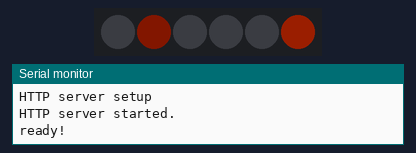
The sketch below on a simulated ESP8266 (NodeMCU). Parts: 6 RGB LEDs in strip order, left to right, the last lines printed to the serial monitor. Dim RGB values are drawn brighter than linear; WiFi joins after 1.5 s; servers stay silent unless stated; random numbers use the default seed unless the sketch sets one.

Above: at 2.54 s.
At 7.14 s:
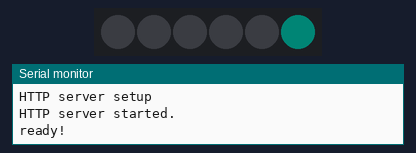
At 11.68 s:
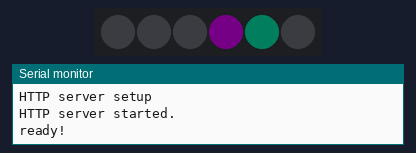
At 21.02 s:
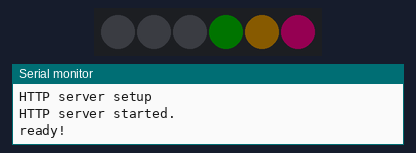
At 30.27 s:
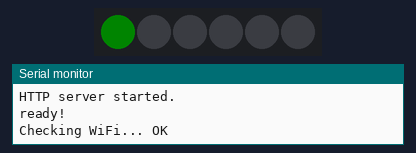
At 39.67 s:
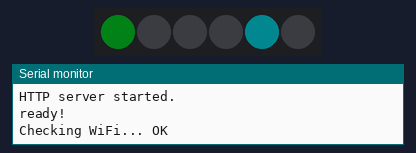
Timing chart, 0 to 40.0 s (numbered marks = the images above):
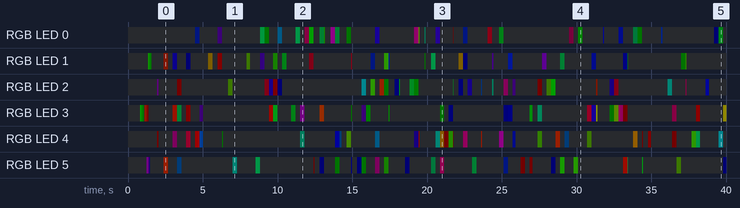

The sketch:

floridaman.ino
```cpp
// (licence header left out)
#include <ESP8266WiFi.h>
#include <ESP8266WebServer.h>
#include <WS2812FX.h>

#include "index.html.h"
#include "main.js.h"

// CHANGE ME FOR SUPER FUN TIME
#define WIFI_SSID "GatorNet"
#define WIFI_PASSWORD "iliketoparty"

#define min(a,b) ((a)<(b)?(a):(b))
#define max(a,b) ((a)>(b)?(a):(b))

#define LED_PIN D2
#define LED_COUNT 6

// checks WiFi every 30s
#define WIFI_TIMEOUT 30000

// Thats right, a port is open
#define HTTP_PORT 80

#define DEFAULT_COLOR 0x00FF00
#define DEFAULT_BRIGHTNESS 31
#define BRIGHTNESS_STEP 15
#define SPEED_STEP 10
#define DEFAULT_SPEED 50
#define DEFAULT_MODE FX_MODE_TWINKLE_FADE_RANDOM

unsigned long last_wifi_check_time = 0;
String modes = "";

WS2812FX ws2812fx = WS2812FX(LED_COUNT, LED_PIN, NEO_GRB + NEO_KHZ800);
ESP8266WebServer server = ESP8266WebServer(HTTP_PORT);

void setup(){
  Serial.begin(115200);
  banner();

  modes.reserve(5000);
  modes_setup();

  Serial.println("WS2812FX setup");
  ws2812fx.init();
  ws2812fx.setMode(DEFAULT_MODE);
  ws2812fx.setColor(DEFAULT_COLOR);
  ws2812fx.setSpeed(DEFAULT_SPEED);
  ws2812fx.setBrightness(DEFAULT_BRIGHTNESS);
  ws2812fx.start();

  Serial.println("Wifi setup");
  wifi_setup();

  Serial.println("HTTP server setup");
  server.on("/", srv_handle_index_html);
  server.on("/main.js", srv_handle_main_js);
  server.on("/modes", srv_handle_modes);
  server.on("/set", srv_handle_set);
  server.onNotFound(srv_handle_not_found);
  server.begin();
  Serial.println("HTTP server started.");

  Serial.println("ready!");
}

void loop() {
  unsigned long now = millis();

  server.handleClient();
  ws2812fx.service();

  if(now - last_wifi_check_time > WIFI_TIMEOUT) {
    Serial.print("Checking WiFi... ");
    if(WiFi.status() != WL_CONNECTED) {
      Serial.println("WiFi connection lost. Reconnecting...");
      wifi_setup();
    } else {
      Serial.println("OK");
    }
    last_wifi_check_time = now;
  }
}

void wifi_setup() {
  Serial.println();
  Serial.print("Connecting to ");
  Serial.println(WIFI_SSID);

  WiFi.begin(WIFI_SSID, WIFI_PASSWORD);
  WiFi.mode(WIFI_STA);

  unsigned long connect_start = millis();
  while(WiFi.status() != WL_CONNECTED) {
    delay(50);
    ws2812fx.service();

    if(millis() - connect_start > WIFI_TIMEOUT) {
      Serial.println();
      Serial.print("Tried ");
      Serial.print(WIFI_TIMEOUT);
      Serial.print("ms. Resetting ESP now.");
      ESP.reset();
    }
  }

  Serial.println("");
  Serial.println("WiFi connected");
  Serial.print("IP address: ");
  Serial.println(WiFi.localIP());
  Serial.println();
}

void banner() {
  Serial.println("");
  Serial.println(" █████▒██▓     ▒█████   ██▀███   ██▓▓█████▄  ▄▄▄          ███▄ ▄███▓  ▄▄▄       ███▄    █ ");
  Serial.println("▓██   ▒▓██▒    ▒██▒  ██▒▓██ ▒ ██▒▓██▒▒██▀ ██▌ ▒████▄       ▓██▒▀█▀ ██▒▒ ████▄     ██ ▀█   █ ");
  Serial.println("▒████ ░▒██░    ▒██░  ██▒▓██ ░▄█ ▒▒██▒░██   █▌ ▒██  ▀█▄     ▓██    ▓██░▒██  ▀█▄  ▓██  ▀█ ██▒");
  Serial.println("░▓█▒  ░▒██░    ▒██   ██░▒██▀▀█▄  ░██░░▓█▄   ▌░██▄▄▄▄██     ▒██    ▒██ ░██▄▄▄▄██ ▓██▒  ▐▌██▒");
  Serial.println("░▒█░   ░██████▒░ ████▓▒░░██▓ ▒██▒░██░░▒████▓  ▓█   ▓██▒    ▒██▒   ░██▒ ▓█   ▓██▒▒██░   ▓██░");
  Serial.println(" ▒ ░   ░ ▒░▓  ░░ ▒░▒░▒░ ░ ▒▓ ░▒▓░░▓   ▒▒▓  ▒  ▒▒   ▓▒█░   ░ ▒░   ░  ░ ▒▒   ▓▒█░░ ▒░   ▒ ▒ ");
  Serial.println(" ░     ░ ░ ▒  ░  ░ ▒ ▒░   ░▒ ░ ▒░ ▒ ░ ░ ▒  ▒   ▒   ▒▒ ░   ░  ░      ░  ▒   ▒▒ ░░ ░░   ░ ▒░");
  Serial.println(" ░ ░     ░ ░   ░ ░ ░ ▒    ░░   ░  ▒ ░ ░ ░  ░   ░   ▒      ░      ░     ░   ▒      ░   ░ ░ ");
  Serial.println("           ░  ░    ░ ░     ░      ░     ░          ░  ░          ░         ░  ░         ░ ");
  Serial.println("                                      ░                                                   ");
  Serial.println("");
  Serial.println("Looking for Florida Man Party Access Point...");
}

// Build <li> string for all modes.
void modes_setup() {
  modes = "";
  for(uint8_t i=0; i < ws2812fx.getModeCount(); i++) {
    modes += "<li><a href='#' class='m' id='";
    modes += i;
    modes += "'>";
    modes += ws2812fx.getModeName(i);
    modes += "</a></li>";
  }
}

/* #####################################################
#  Webserver Functions
##################################################### */

void srv_handle_not_found() {
  server.send(404, "text/plain", "File Not Found");
}

void srv_handle_index_html() {
  server.send_P(200,"text/html", index_html);
}

void srv_handle_main_js() {
  server.send_P(200,"application/javascript", main_js);
}

void srv_handle_modes() {
  server.send(200,"text/plain", modes);
}

void srv_handle_set() {
  for (uint8_t i = 0; i < server.args(); i++) {
    if (server.argName(i) == "c") {
      uint32_t tmp = (uint32_t) strtol(&server.arg(i)[0], NULL, 16);
      if (tmp >= 0x000000 && tmp <= 0xFFFFFF) {
        ws2812fx.setColor(tmp);
      }
    }

    if (server.argName(i) == "m") {
      uint8_t tmp = (uint8_t) strtol(&server.arg(i)[0], NULL, 10);
      ws2812fx.setMode(tmp % ws2812fx.getModeCount());
    }

    if (server.argName(i) == "b") {
      if(server.arg(i)[0] == '-') {
        ws2812fx.decreaseBrightness(BRIGHTNESS_STEP);
      } else if(server.arg(i)[0] == ' ') {
        ws2812fx.increaseBrightness(BRIGHTNESS_STEP);
      } else {
      uint8_t tmp = (uint8_t) strtol(&server.arg(i)[0], NULL, 10);
      ws2812fx.setBrightness(tmp);
      }
    }

    if (server.argName(i) == "s") {
      if(server.arg(i)[0] == '-') {
        ws2812fx.decreaseSpeed(SPEED_STEP);
      } else if(server.arg(i)[0] == ' ') {
        ws2812fx.increaseSpeed(SPEED_STEP);
      } else {
      uint8_t tmp = (uint8_t) strtol(&server.arg(i)[0], NULL, 10);
      ws2812fx.setSpeed(tmp);
      }
    }
  }
  server.send(200, "text/plain", "OK");
}
```

index.html.h
```cpp
const char index_html[] PROGMEM = R"=====(
<!DOCTYPE html>
<html lang='en'>
<head>
  <meta http-equiv='Content-Type' content='text/html; charset=utf-8' />
  <meta name='viewport' content='width=device-width' />

  <title>WS2812FX Ctrl</title>

  <script type='text/javascript' src='main.js'></script>

  <style>
  * {
    font-family:sans-serif;
    margin:0;
    padding:0;
  }

  body {
    width:100%;
    max-width:675px;
    background-color:#202020;
  }

  h1 {
    width:65%;
    margin:25px 0 25px 25%;
    color:#454545;
    text-align:center;
  }

  #colorbar {
    float:left;
  }

  #controls {
    width:65%;
    display:inline-block;
    padding-left:5px;
  }

  ul {
    text-align:center;
  }

  ul#mode li {
    display:block;
  }

  ul#brightness li, ul#speed li {
    display:inline-block;
    width:30%;
  }

  ul li a {
    display:block;
    margin:3px;
    padding:10px 5px;
    border:2px solid #454545;
    border-radius:5px;
    color:#454545;
    font-weight:bold;
    text-decoration:none;
  }

  ul li a.active {
    border:2px solid #909090;
    color:#909090;
  }
  </style>
</head>
<body>
  <h1>WS2812FX Control</h1>
  <canvas id='colorbar' width='75' height='1080'></canvas>
  <div id='controls'>
    <ul id='mode'></ul>

    <ul id='brightness'>
      <li><a href='#' class='b' id='-'>&#9788;</a></li>
      <li><a href='#' class='b' id='+'>&#9728;</a></li>
    </ul>

    <ul id='speed'>
      <li><a href='#' class='s' id='-'>&#8722;</a></li>
      <li><a href='#' class='s' id='+'>&#43;</a></li>
    </ul>
  </div>
</body>
</html>
)=====";
```

main.js.h
```cpp
const char main_js[] PROGMEM = R"=====(
window.addEventListener('load', setup);
window.addEventListener('resize', drawColorbar);

function handle_M_B_S(e) {
  e.preventDefault();
  var name = e.target.className;
  var val = e.target.id;
  if(e.target.className.indexOf('m') > -1) {
    elems = document.querySelectorAll('#mode li a');
    [].forEach.call(elems, function(el) {
      el.classList.remove('active');
      name = e.target.className;
    });
    e.target.classList.add('active');
  }
  submitVal(name, val);
}

function submitVal(name, val) {
  var xhttp = new XMLHttpRequest();
  xhttp.open('GET', 'set?' + name + '=' + val, true);
  xhttp.send();
}

function compToHex(c) {
  hex = c.toString(16);
  return hex.length == 1 ? '0' + hex : hex;
}

function getMousePos(can, evt) {
  r = can.getBoundingClientRect();
  return {
    x: evt.clientX - r.left,
    y: evt.clientY - r.top
  };
}

function Touch(e) {
  e.preventDefault();
  pos = {
    x: Math.round(e.targetTouches[0].pageX),
    y: Math.round(e.targetTouches[0].pageY)
  };
  rgb = ctx.getImageData(pos.x, pos.y, 1, 1).data;
  drawColorbar(rgb);
  submitVal('c', compToHex(rgb[0]) + compToHex(rgb[1]) + compToHex(rgb[2]));
}

function Click(e) {
  pos = getMousePos(can, e);
  rgb = ctx.getImageData(pos.x, pos.y, 1, 1).data;
  drawColorbar(rgb);
  submitVal('c', compToHex(rgb[0]) + compToHex(rgb[1]) + compToHex(rgb[2]));
}

// Thanks to the backup at http://axonflux.com/handy-rgb-to-hsl-and-rgb-to-hsv-color-model-c
function rgbToHsl(r, g, b){
  r = r / 255;
  g = g / 255;
  b = b / 255;
  var max = Math.max(r, g, b);
  var min = Math.min(r, g, b);
  var h, s, l = (max + min) / 2;
  if(max == min) {
    h = s = 0;
  } else {
    var d = max - min;
    s = l > 0.5 ? d / (2 - max - min) : d / (max + min);
    switch(max) {
      case r: h = (g - b) / d + (g < b ? 6 : 0); break;
      case g: h = (b - r) / d + 2; break;
      case b: h = (r - g) / d + 4; break;
    }
    h = h / 6;
  }
  return [h, s, l];
}

function drawColorbar(rgb = [0, 0, 0]) {
  can = document.getElementById('colorbar');
  ctx = can.getContext('2d');
  can.width = document.body.clientWidth * 0.25;
  var h = can.height / 360;

  var hsl = rgbToHsl(rgb[0], rgb[1], rgb[2]);

  for(var i=0; i<=360; i++) {
    ctx.fillStyle = 'hsl('+i+', 100%, 50%)';
    ctx.fillRect(0, i * h, can.width/2, h);
    ctx.fillStyle = 'hsl(' + hsl[0] * 360 + ', 100%, ' + i * (100/360) + '%)';
    ctx.fillRect(can.width/2, i * h, can.width/2, h);
  }
}

function setup(){
  var xhttp = new XMLHttpRequest();
  xhttp.onreadystatechange = function() {
    if (xhttp.readyState == 4 && xhttp.status == 200) {
      document.getElementById('mode').innerHTML = xhttp.responseText;
      elems = document.querySelectorAll('ul li a'); // adds listener also to existing s and b buttons
      [].forEach.call(elems, function(el) {
        el.addEventListener('touchstart', handle_M_B_S, false);
        el.addEventListener('click', handle_M_B_S, false);
      });
    }
  };
  xhttp.open('GET', 'modes', true);
  xhttp.send();

  var can = document.getElementById('colorbar');
  var ctx = can.getContext('2d');

  drawColorbar();

  can.addEventListener('touchstart', Touch, false);
  can.addEventListener('click', Click, false);
}
)=====";
```

Measured:
- by itself, RGB LED 0: off → RGB(0, 1, 6) at 4.5 s, → off 0.30 s later, → RGB(1, 0, 2) 1.2 s later, → off 0.30 s later, … (55 changes in this stretch)
- by itself, RGB LED 2: off → RGB(3, 0, 4) at 1.9 s, → off 0.11 s later, → RGB(1, 0, 0) 1.2 s later, → off 0.30 s later, … (56 changes in this stretch)
- by itself, RGB LED 4: off → RGB(1, 0, 0) at 1.9 s, → off 0.11 s later, → RGB(4, 0, 3) 0.94 s later, → off 0.30 s later, … (58 changes in this stretch)
